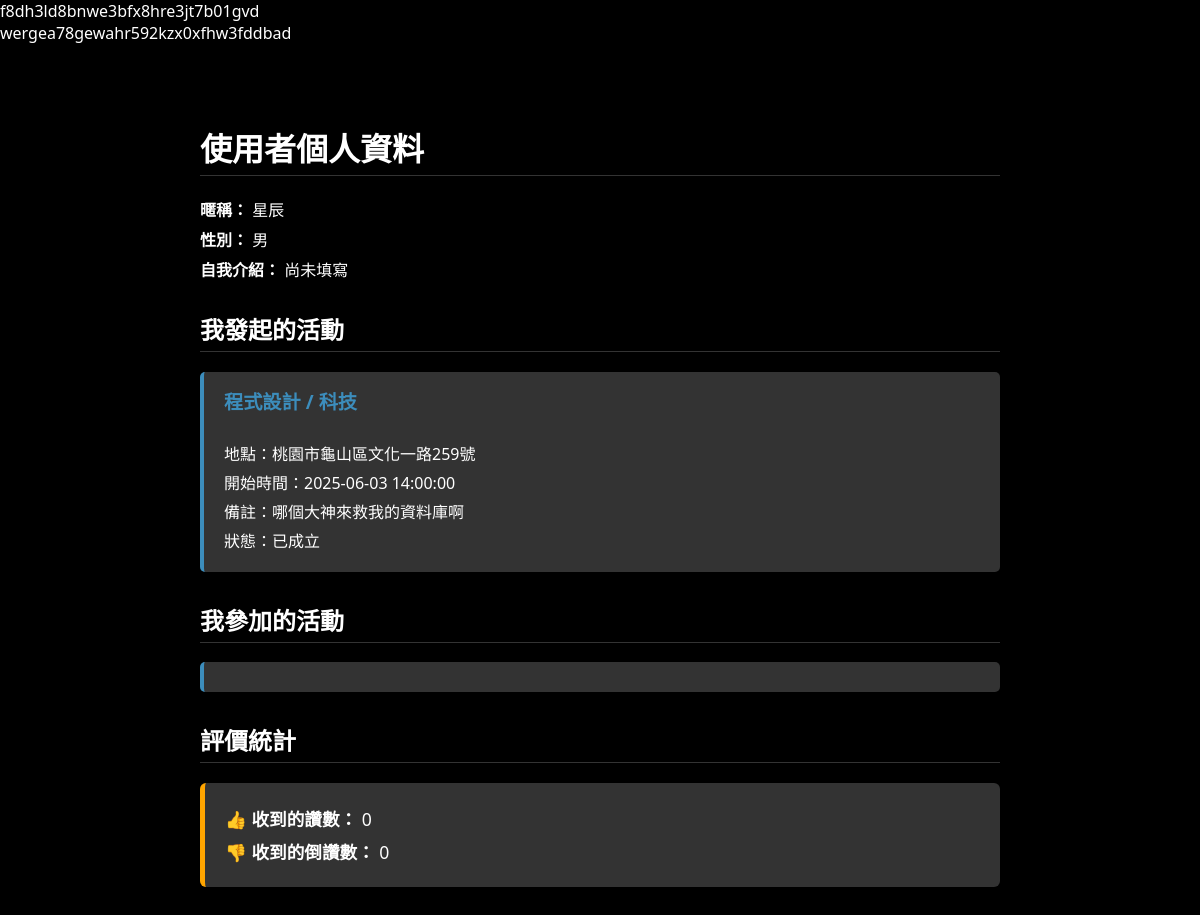
Before: /profile/profile.php?uid=wergea78gewahr592kzx0xfhw3fddbad with the older database file.
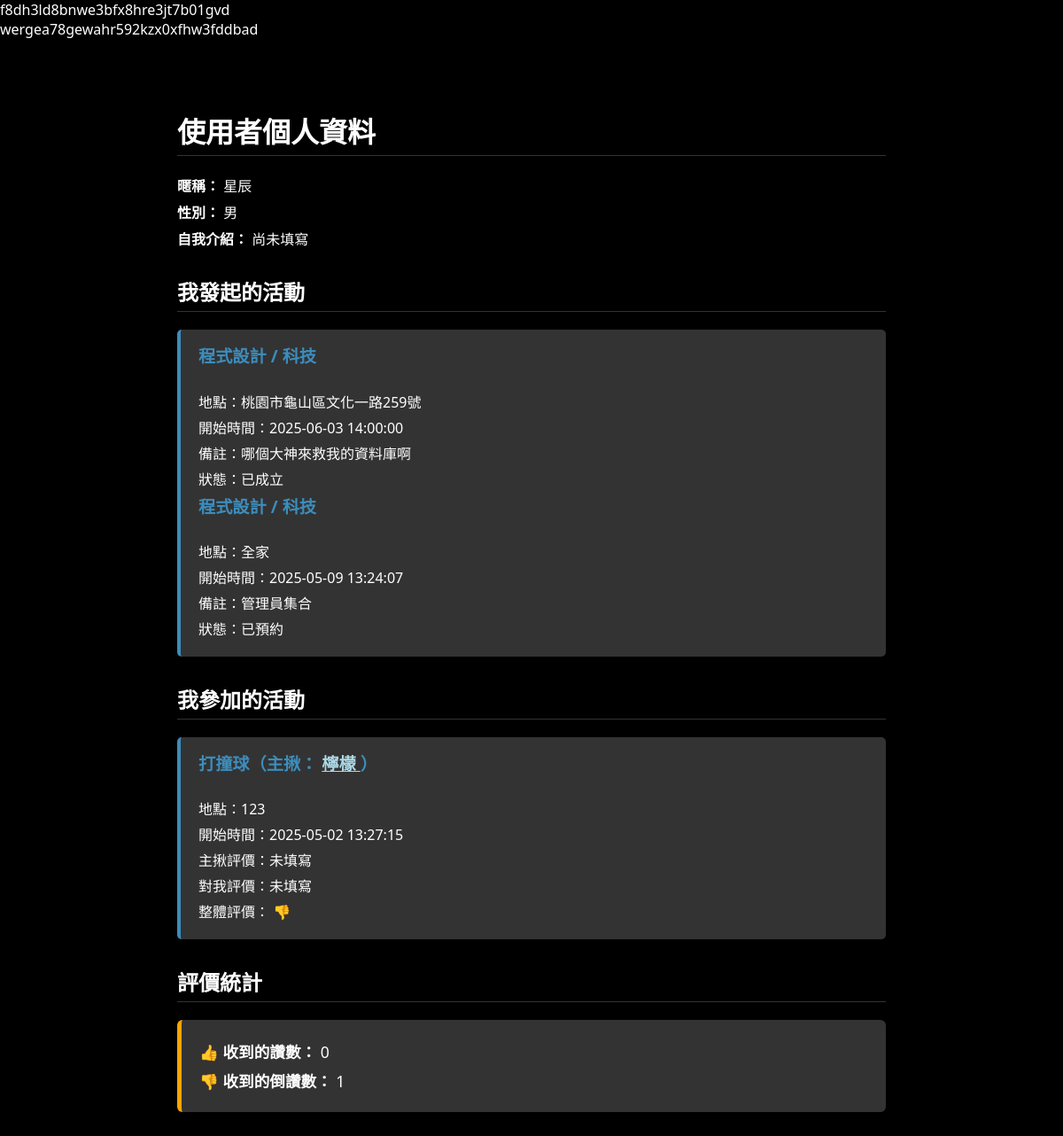
After: the same page with the newer database file.
### tables this page shows
CREATE TABLE `user` (
  `uid` varchar(50) NOT NULL,
  `username` varchar(11) NOT NULL,
  `name` varchar(50) NOT NULL,
  `gender` varchar(1) NOT NULL,
  `birthday` date DEFAULT NULL,
  `self_introduction` varchar(200) DEFAULT NULL,
  `isadmin` tinyint(1) DEFAULT 0,
  `phone` varchar(10) NOT NULL,
  `identify_ID` varchar(10) NOT NULL
);

CREATE TABLE `order_detail` (
  `orderid` int(11) NOT NULL,
  `booker` varchar(50) NOT NULL,
  `location` varchar(100) NOT NULL,
  `deadtime` datetime NOT NULL,
  `start_time` datetime NOT NULL DEFAULT current_timestamp(),
  `annotation` varchar(200) DEFAULT NULL,
  `participants` int(2) NOT NULL DEFAULT 1,
  `state` varchar(4) NOT NULL,
  `event_id` int(4) DEFAULT NULL,
  `gender_limit` tinyint(1) NOT NULL DEFAULT 0,
  `male_limit` int(2) DEFAULT NULL,
  `female_limit` int(2) DEFAULT NULL,
  `male_num` int(2) NOT NULL DEFAULT 0,
  `female_num` int(2) NOT NULL DEFAULT 0
);

CREATE TABLE `event` (
  `categories_id` int(4) NOT NULL,
  `event_id` int(4) NOT NULL,
  `content` varchar(50) NOT NULL
);

CREATE TABLE `involvement` (
  `orderid` int(11) NOT NULL,
  `uid` varchar(50) NOT NULL,
  `eval_to_booker` varchar(200) DEFAULT NULL,
  `booker_eval` varchar(200) DEFAULT NULL,
  `evaluation` int(1) DEFAULT NULL COMMENT '讚:1，倒讚:-1'
);

### profile/profile.php (the view, shortened to what this page needs)
<?php
require_once 'db_connect.php';
$login_uid = 'f8dh3ld8bnwe3bfx8hre3jt7b01gvd';
$uid = $_GET['uid'] ?? null;
echo $uid;
$isAdmin = false;
if ($login_uid) {
    $stmt = $conn->prepare("SELECT isadmin FROM user WHERE uid = ?");
    $stmt->bind_param("s", $login_uid);
    $stmt->execute();
    $result = $stmt->get_result();
    if ($row = $result->fetch_assoc()) {
        $isAdmin = $row['isadmin'] == 1;
    }
}
$isSelf = $login_uid === $uid;
$canEdit = $isSelf || $isAdmin;
?>
<?php
$user_sql = "SELECT * FROM user WHERE uid = ?";
$stmt = $conn->prepare($user_sql);
$stmt->bind_param("s", $uid);
$stmt->execute();
$user_result = $stmt->get_result();
$user = $user_result->fetch_assoc();
?>
<?php
$created_sql = "
SELECT od.*, e.content AS event_name
FROM order_detail od
JOIN event e ON od.event_id = e.event_id
WHERE od.booker = ?";
$stmt = $conn->prepare($created_sql);
$stmt->bind_param("s", $uid);
$stmt->execute();
$created_events = $stmt->get_result();
?>
<?php
$joined_sql = "
SELECT od.*, e.content AS event_name, u.username AS booker_username, i.eval_to_booker, i.booker_eval, i.evaluation
FROM involvement i
JOIN order_detail od ON i.orderid = od.orderid
JOIN event e ON od.event_id = e.event_id
JOIN user u ON od.booker = u.uid
WHERE i.uid = ?";
$stmt = $conn->prepare($joined_sql);
$stmt->bind_param("s", $uid);
$stmt->execute();
$joined_events = $stmt->get_result();
?>
<?php
$evaluation_sql = "
SELECT
  SUM(CASE WHEN i.evaluation = 1 THEN 1 ELSE 0 END) AS likes,
  SUM(CASE WHEN i.evaluation = -1 THEN 1 ELSE 0 END) AS dislikes
FROM involvement i
JOIN order_detail o ON i.orderid = o.orderid
WHERE i.uid = ? AND o.booker != i.uid
";
$stmt = $conn->prepare($evaluation_sql);
$stmt->bind_param("s", $uid);
$stmt->execute();
$eval_result = $stmt->get_result();
$eval_data = $eval_result->fetch_assoc();
?>
<!DOCTYPE html>
<html lang="zh-Hant">
<head>
  <link rel="stylesheet" href="profile.css">
</head>
<body>
    <div class="container">
        <div class="profile-info">
            <h1>使用者個人資料</h1>
            <?php if ($canEdit): ?>
                <div id="view-mode">
                    <p><strong>暱稱：</strong> <?php echo htmlspecialchars($user['username']); ?></p>
                    <p><strong>真實姓名：</strong> <?php echo htmlspecialchars($user['name']); ?></p>
                    <p><strong>性別：</strong> <?php echo htmlspecialchars($user['gender']); ?></p>
                    <p><strong>生日：</strong> <?php echo htmlspecialchars($user['birthday']); ?></p>
                    <p><strong>電話：</strong> <?php echo htmlspecialchars($user['phone']); ?></p>
                    <p><strong>自我介紹：</strong> <?php echo htmlspecialchars($user['self_introduction'] ?? '尚未填寫'); ?></p>
                    <button class="edit-button" onclick="toggleEdit()">✏️ 編輯個資</button>
                </div>
            <?php else: ?>
                <p><strong>暱稱：</strong> <?php echo htmlspecialchars($user['username']); ?></p>
                <p><strong>性別：</strong> <?php echo htmlspecialchars($user['gender'] ?? '未填寫'); ?></p>
                <p><strong>自我介紹：</strong> <?php echo nl2br(htmlspecialchars($user['self_introduction'] ?? '尚未填寫')); ?></p>
            <?php endif; ?>
        </div>
        <h2>我發起的活動</h2>
        <div class="event-card">
        <?php while ($row = $created_events->fetch_assoc()): ?>
            <div>
            <h3><?php echo htmlspecialchars($row['event_name']); ?></h3>
            <p>地點：<?php echo htmlspecialchars($row['location']); ?></p>
            <p>開始時間：<?php echo $row['start_time']; ?></p>
            <p>備註：<?php echo htmlspecialchars($row['annotation']); ?></p>
            <p>狀態：<?php echo $row['state']; ?></p>
            </div>
        <?php endwhile; ?>
        </div>
        <h2>我參加的活動</h2>
        <div class="event-card">
            <?php while ($row = $joined_events->fetch_assoc()): ?>
                <div>
                    <h3>
                        <?php echo htmlspecialchars($row['event_name']); ?>（主揪：
                        <a href="profile.php?uid=<?php echo urlencode($row['booker']); ?>" style="color: lightblue;">
                            <?php echo htmlspecialchars($row['booker_username']); ?>
                        </a>）
                    </h3>
                    <p>地點：<?php echo htmlspecialchars($row['location']); ?></p>
                    <p>開始時間：<?php echo $row['start_time']; ?></p>
                    <p>主揪評價：<?php echo htmlspecialchars($row['eval_to_booker'] ?? '未填寫'); ?></p>
                    <p>對我評價：<?php echo htmlspecialchars($row['booker_eval'] ?? '未填寫'); ?></p>
                    <p>整體評價：
                        <?php
                        if ($row['evaluation'] === null) echo '未評價';
                        elseif ($row['evaluation'] == 1) echo '👍';
                        elseif ($row['evaluation'] == -1) echo '👎';
                        ?>
                    </p>
                </div>
            <?php endwhile; ?>
        </div>
        <h2>評價統計</h2>
        <div class="stat-box">
            <p><strong>👍 收到的讚數：</strong> <?php echo $eval_data['likes'] ?? 0; ?></p>
            <p><strong>👎 收到的倒讚數：</strong> <?php echo $eval_data['dislikes'] ?? 0; ?></p>
        </div>
    </div>
</body>
</html>

### profile/profile.css (style rules this page uses)
body { font-family: 'Segoe UI', sans-serif; background-color: black; color: #fff; margin: 0; padding: 0; }
.container { max-width: 800px; margin: 30px auto; padding: 20px 30px; border-radius: 8px; box-shadow: 0 4px 12px rgba(0,0,0,0.1); }
h1, h2, h3 { margin-top: 30px; border-bottom: 1px solid #333; padding-bottom: 5px; }
.event-card { border-left: 4px solid #3c8dbc; background: #333; padding: 15px 20px; margin-bottom: 20px; border-radius: 5px; }
.event-card h3 { margin-top: 0; font-size: 1.2em; color: #3c8dbc; }
.event-card p { margin: 5px 0; }
.profile-info p { margin: 6px 0; }
.stat-box { background-color: #333; border-left: 5px solid #ffa500; padding: 15px 20px; margin: 20px 0; border-radius: 6px; }
.stat-box p { font-size: 1.1em; margin: 8px 0; }

Changed rows visible on the page:
added order_detail: event.content "程式設計 / 科技", location "全家", start_time "2025-05-09 13:24:07", annotation "管理員集合", state "已預約"
added involvement: event.content "打撞球", user.username "檸檬", orderid.location "123", orderid.start_time "2025-05-02 13:27:15", eval_to_booker "未填寫", booker_eval "未填寫"
Other visible differences:
$eval_data['dislikes']: "0" → "1"
